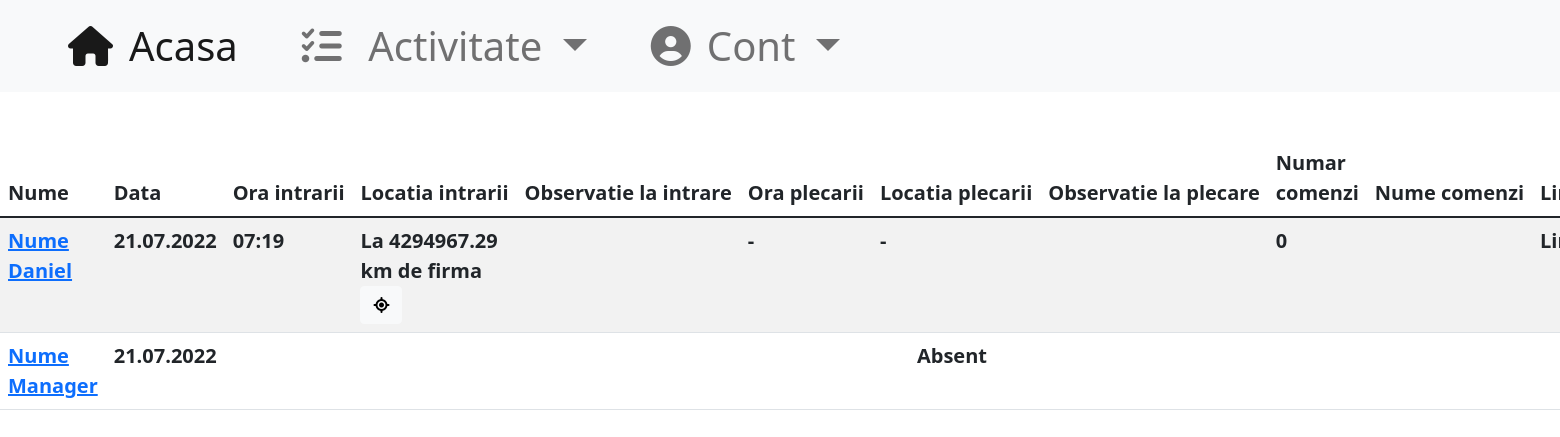
Screenshot of /activity/today (signed in) with the database file from the repository.
### main/models.py (models this page shows, shortened)
class User(AbstractUser):
    nume = models.CharField(blank=False, max_length=50, default="Angajat")
    email = models.EmailField(blank=True, null=False)
    telefon = models.CharField(blank=True, null=False, default='0'*10, max_length=15)
    role = models.CharField(blank=False, default="Angajat", max_length=20)
    class Meta:
        verbose_name='Utilizator'
        verbose_name_plural='Utilizatori'

class Info(models.Model):
    user = models.ForeignKey(User, null=True, on_delete=models.SET_NULL)
    latitude = models.DecimalField(max_digits=11, decimal_places=8)
    longitude = models.DecimalField(max_digits=11, decimal_places=8)
    nrcalcloc = models.IntegerField(blank=True, default=1, verbose_name="Numarul de relocari")
    datetime = models.DateTimeField(blank=True, default=datetime.datetime.strptime("01.01.2022 00:00:00", "%d.%m.%Y %H:%M:%S"))
    text = models.TextField(blank=True, max_length=300, verbose_name="observatie")
    @property
    def getCoords(self):
        return f"{self.latitude},{self.longitude}"

class OwnSettings(models.Model):
    nrrecalcpoz = models.IntegerField(blank=False, default=3, verbose_name="Numarul de relocari")
    secafterrecalc = models.IntegerField(blank=False, default=60, verbose_name="Numarul de secunde dupa care este disponibila o relocare")
    disterror = models.FloatField(blank=False, default=10, verbose_name="Distanta in metrii acceptata ca eroare a calculului de locatie")
    program = models.CharField(blank=False, default="L Ma Mi J V S D", max_length=20)
    harta = models.ForeignKey(Harta, null=True, on_delete=models.DO_NOTHING)
    class Meta:
        verbose_name='Setari proprii'
        verbose_name_plural='Setari'

class Forma(models.Model):
    nume = models.CharField(blank=True, default="corp", max_length=15)
    tip = models.CharField(blank=False, default="Triunghi", choices=[("Cerc", "Cerc")], max_length=15)
    puncte = models.TextField(blank=False, default="0 0\n0 0")
    def getShape(self):
        model = None
        if self.tip == "Triunghi": model = geometry.Triunghi
        elif self.tip == "Patrulater": model = geometry.Patrulater
        elif self.tip == "Cerc": model = geometry.Cerc
        strpcts = self.puncte.split('\n')
        while "" in strpcts:
            strpcts.remove("")
        pcts = []
        for pctstr in strpcts:
            s = str(pctstr).replace('\r', '').split(' ')
            pcts.append([float(s[0]), float(s[1])])
        return model(*pcts)
    class Meta:
        verbose_name='Arie pe harta'
        verbose_name_plural='Arii pe harta'

### main/views.py (the view)
# urls.py: path("activity/today", login_required(views.ActTodayView.as_view()), name="actToday"),
@method_decorator(login_required, name='dispatch')
class ActTodayView(ActView):
    def _getPeriod(self, **kwargs) -> tuple:
        date = utils.getTime().date()
        datetimein = datetime.datetime.combine(date, utils.datetime.datetime.strptime("00:00:00", "%H:%M:%S").time(), tzinfo=pytz.timezone(settings.TIME_ZONE))
        datetimeout = datetime.datetime.combine(date, datetime.datetime.strptime("23:59:59", "%H:%M:%S").time(), tzinfo=pytz.timezone(settings.TIME_ZONE))
        return datetimein, datetimeout

### main/geometry.py (called while the page is built)
    @staticmethod
    def __dist(point1: list, point2: list):
        return sqrt((point1[1]-point2[1])**2 + (point1[0]-point2[0])**2)

    @property
    def center(self):
        return (self.__center[0], self.__center[1])

    @property
    def point(self):
        return (self.__point[0], self.__point[1])

### main/templatetags/mytags.py (called while the page is built)
@register.filter(name='role_at_least')
def role_at_least(user, name):
    priorit = {
        "Angajat": 1,
        "Viewer": 2,
        "Manager": 3,
        "Admin": 4,
    }
    if not user.is_authenticated:
        return False
    if name in priorit.keys():
        return priorit[user.role] >= priorit[name]
    return False

@register.filter(name='ftime')
def ftime(datetime: datetime.datetime, tip: str) -> str:
    if datetime is None or str(datetime).__len__() == 0: return "-"
    datetime = utils.getTime(datetime)
    if tip == "time": return datetime.strftime("%H:%M")
    if tip == "date": return datetime.strftime("%d.%m.%Y")
    return "-"

@register.filter(name='strloc')
def strloc(info: models.Info) -> str:
    return utils.locStr(info)

### main/utils.py (called while the page is built)
def getTime(info = None):
    now = None
    if info is None: now = utils.timezone.now()
    elif isinstance(info, models.Info): now = info.datetime
    elif isinstance(info, datetime.datetime): now = info
    settings_time_zone = pytz.timezone(settings.TIME_ZONE)
    now = now.astimezone(settings_time_zone)
    return now

def getNextDay(curent: datetime.datetime) -> datetime.datetime:
    program = models.OwnSettings.objects.all()[0].program
    asocs = {
        "L": "Monday",
        "Ma": "Tuesday",
        "Mi": "Wednesday",
        "J": "Thursday",
        "V": "Friday",
        "S": "Saturday",
        "D": "Sunday",
    }
    engpr = []
    for day in program.split(' '):
        for abrev in asocs:
            if day.startswith(abrev):
                engpr.append(asocs[abrev])
    curent = curent + datetime.timedelta(days=1)
    while curent.strftime("%A") not in engpr:
        curent = curent + datetime.timedelta(days=1)
    return curent

def rangeDays(datatimein: datetime.datetime, datetimeout: datetime.datetime):
    rez = []
    while datatimein <= datetimeout:
        print(datatimein)
        rez.append(datatimein)
        datatimein = getNextDay(datatimein)
    return rez

### main/viewmodels.py (called while the page is built)
    def __lt__(self, other):
        return self.user.nume < other.user.nume or \
               self.user.nume == other.user.nume and self.datetime < other.datetime

### templates/activityToday.html (shortened to what this page needs)
{% extends 'base.html' %}
{% block content %}
<div class="w-100 h-100 mb-5">
    {% load mytags %}
    {% if user.role == "Angajat" %}
    <div class="container-fluid m-5 fs-1">
        <h1 class="my-5" style="font-size: 200%">Status:</h1>
        <div class="d-flex flex-row me-5 my-3">
            <p class="me-5 text-nowrap"> Data: </p>
            <p class="me-5 text-nowrap text-decoration-underline"> {{ data }} </p>
        </div>
        <div class="d-flex flex-row me-5 my-3">
            <p class="me-5 text-nowrap"> Ora intrarii:&nbsp; </p>
            <button disabled class="btn btn-secondary me-5 font-weight-bold fs-1">{{ oraIn }}</button>
        </div>
        <div class="d-flex flex-row me-5 my-3">
            <p class="me-5 text-nowrap"> Ora plecarii: </p>
            <button disabled class="btn btn-secondary me-5 font-weight-bold fs-1">{{ oraOut }}</button>
        </div>
        <div class="d-flex flex-row me-5 my-3 align-items-left">
            <p class="me-5 text-nowrap"> Locatia intrarii:&nbsp; </p>
            <button disabled class="btn btn-secondary me-5 font-weight-bold fs-3" title="Apasa pentru a deschide in Maps" >{{ locStrIn }}</button>
            <div class="fs-1"> <button class="btn btn-light btn-lg" onclick="loadMap('{{ locIn }}')"><i class="fa-solid fa-location-crosshairs"></i></button> </div>
            {% if request.user|is_recent:"In" %}<div class="fs-1 ms-2"> <button onclick="processposition('{% url 'come_recalc' %}')" class="btn btn-light btn-lg" >Relocare</button> </div>{% endif %}
        </div>
        <div class="d-flex flex-row me-5 my-3">
            <p class="me-5 text-nowrap"> Locatia plecarii: </p>
            <button disabled class="btn btn-secondary me-5 font-weight-bold fs-3" title="Apasa pentru a deschide in Maps">{{ locStrOut }}</button>
            <div class="fs-1"> <button class="btn btn-light btn-lg" onclick="loadMap('{{ locOut }}')"><i class="fa-solid fa-location-crosshairs"></i></button> </div>
            {% if request.user|is_recent:"Out" %}<div class="fs-1 ms-2"> <button onclick="processposition('{% url 'left_recalc' %}')" class="btn btn-light btn-lg" >Relocare</button> </div>{% endif %}
        </div>
    {% if obsIn != "" %}
        <div class="my-3 w-50">
            <p class="me-5 text-nowrap"> Observatie la intrare: </p>
            <div class="form-floating">
              <textarea disabled class="form-control fs-4" id="floatingTextarea2" style="height: 100px">{{ obsIn|safe }}</textarea>
            </div>
        </div>
    {% endif %}
    {% if obsOut != "" %}
        <div class="my-3 w-50">
            <p class="me-5 text-nowrap"> Observatie la iesire: </p>
            <div class="form-floating">
              <textarea disabled class="form-control fs-4" id="floatingTextarea2" style="height: 100px">{{ obsOut|safe }}</textarea>
            </div>
        </div>
    {% endif %}
    {% if comenzi|length > 0 %}
        <div class="my-3 mt-5 w-50">
        <div class="d-flex flex-row">
            <p class="me-5 text-nowrap"> Comenzi finalizate: </p>
            <button onclick="arataascunde()" id="btnShowHide" class="btn btn-primary btn-square-md font-weight-bold fs-3 align-self-center my-0 px-4" > Ascunde </button>
        </div>
            <div id="comenziShowDiv">
            {% for comanda in comenzi %}
                <div class="card fs-3 my-3">
                  <div class="card-header fw-bold">
                    {{ comanda.denumire }}
                  </div>
                    <div class="card-body">
                      <ul class="list-group list-group-flush">
                        <li class="list-group-item">Numar comanda: {{ comanda.numar_comanda }}</li>
                        <li class="list-group-item">Ora: {{ comanda.getStrTime }}</li>
                        <li class="list-group-item">Observatie: {{ comanda.text }} </li>
                      </ul>
                        <div class="d-flex justify-content-around">
                          <button type="button" data-bs-toggle="modal" data-bs-target="#modalCancelComand" data-bs-nr="{{ comanda.numar_comanda }}" class="btn btn-danger btn-square-md font-weight-bold fs-2 my-0"> Anuleaza </button>
                          <button type="button" class="btn btn-primary btn-square-md font-weight-bold fs-2 my-0"
                                  onclick="showEdit('{{ comanda.denumire }}','{{ comanda.numar_comanda }}', '{{ comanda.text }}')">Editeaza</button>
                        </div>
                    </div>
                </div>
            {% endfor %}
            </div>
        </div>
        <div class="d-none fs-2 pt-3 w-50" id="comandDiv">
            <div class="row mb-3 fs-3">
                <label for="comandaDen" class="form-label fs-2" style="text-align: left !important;">Denumire</label>
                <input class="form-control fs-3" list="datalistOptions" id="comandaDen" placeholder="Alege/Scrie denumirea produsului" required>
                <datalist id="datalistOptions">
                  <option value="Panou de gard">
                  <option value="Poarta">
                  <option value="Portita">
            </datalist>
            </div>
            <div class="row mb-3 fs-3">
                <label for="inputNrComanda" class="col-form-label fs-3 text-start">Numar comanda</label>
                <div class="col-sm-10">
                  <input type="text" class="form-control fs-3" id="inputNrComanda" required>
                </div>
            </div>
            <div class="form-floating fs-4 mt-3">
              <textarea class="form-control fs-4" placeholder="Scrieti observatia/motivarea aici" id="comandObs" style="height: 100px"></textarea>
              <label for="comandObs">Observatie</label>
              <div class="d-flex flex-row justify-content-start mt-1 fs-5">
                  <button id="btnEditShowModal" type="button" data-bs-toggle="modal" data-bs-target="#modalEditComand" class="btn btn-primary font-weight-bold fs-2 align-self-center my-0 me-3">Salveaza</button>
                  <button onclick="toogleView('comandDiv')" class="btn btn-danger font-weight-bold fs-2 align-self-center my-0" > Anuleaza </button>
              </div>
            </div>
        </div>
    </div>
{% endif %}
    {% elif user|role_at_least:"Manager" %}
        <div class="mt-5">
            {% include 'tableActivity.html' with tabledata=tabledata %}
        </div>
    {% endif %}
</div>
{% endblock %}

### templates/tableActivity.html (shortened to what this page needs)
{% load mytags %}
<table class="table table-striped table-hover fs-5">
    <thead class="text-nowrap">
        <tr>
            <th> Nume </th>
            <th> Data </th>
            <th> Ora intrarii </th>
            <th> Locatia intrarii </th>
            <th> Observatie la intrare </th>
            <th> Ora plecarii </th>
            <th> Locatia plecarii </th>
            <th> Observatie la plecare </th>
            <th class="text-wrap"> Numar comenzi </th>
            <th> Nume comenzi </th>
            <th> Link comenzi </th>
        </tr>
    </thead>
    <tbody>
        {% for rowdata in tabledata %}
        <tr>
            <th> <a target="_blank" href="{% url 'detaliiuser' username=rowdata.user.username %}">{{ rowdata.user.nume }}</a></th>
            <th> {{ rowdata.datetime|ftime:"date" }} </th>
            {% if rowdata.absent %}
                <th colspan="9" class="text-center"> Absent </th>
            {% else %}
                <th> {{ rowdata.intrare.datetime|ftime:"time" }} </th>
                <th> {{ rowdata.intrare|strloc }}
                {% if rowdata.intrare|strloc != "-" %}<button class="btn btn-light" onclick="loadMap('{{ rowdata.intrare.getCoords|safe }}')"><i class="fa-solid fa-location-crosshairs"></i></button>{% endif %}
                </th>
                <th> {{ rowdata.intrare.text }} </th>
                <th> {{ rowdata.iesire.datetime|ftime:"time" }} </th>
                <th> {{ rowdata.iesire|strloc }}
                </th>
                <th> {{ rowdata.iesire.text }} </th>
                <th> {{ rowdata.nrcomenzi }} </th>
                <th> {{ rowdata.numecomenzi|safe }} </th>
                <th> Link comenzi </th>
            {% endif %}
        </tr>
        {% endfor %}
    </tbody>
</table>

### rows the page displays
User: user.nume "Nume Daniel"
Info: intrare.datetime|ftime "07:19"
OwnSettings: intrare|strloc "La 4294967.29 km de firma", iesire|strloc "-"
User: user.nume "Nume Manager"

### other values shown
{{ rowdata.datetime|ftime:"date" }} "21.07.2022" "21.07.2022"
{{ rowdata.iesire.datetime|ftime:"time" }} "-"
{{ rowdata.nrcomenzi }} "0"
